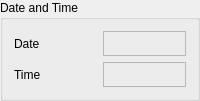
            <widget class="QGroupBox" name="groupBox_8">
             <property name="title">
              <string>Date and Time</string>
             </property>
             <layout class="QGridLayout" name="gridLayout_11">
              <item row="0" column="0">
               <widget class="QLabel" name="label_97">
                <property name="text">
                 <string>Date</string>
                </property>
               </widget>
              </item>
              <item row="0" column="1">
               <widget class="QLabel" name="label_date">
                <property name="sizePolicy">
                 <sizepolicy hsizetype="Preferred" vsizetype="Fixed">
                  <horstretch>0</horstretch>
                  <verstretch>0</verstretch>
                 </sizepolicy>
                </property>
                <property name="minimumSize">
                 <size>
                  <width>0</width>
                  <height>25</height>
                 </size>
                </property>
                <property name="maximumSize">
                 <size>
                  <width>16777215</width>
                  <height>25</height>
                 </size>
                </property>
                <property name="frameShape">
                 <enum>QFrame::StyledPanel</enum>
                </property>
                <property name="text">
                 <string/>
                </property>
               </widget>
              </item>
              <item row="1" column="1">
               <widget class="QLabel" name="label_time">
                <property name="sizePolicy">
                 <sizepolicy hsizetype="Preferred" vsizetype="Fixed">
                  <horstretch>0</horstretch>
                  <verstretch>0</verstretch>
                 </sizepolicy>
                </property>
                <property name="minimumSize">
                 <size>
                  <width>0</width>
                  <height>25</height>
                 </size>
                </property>
                <property name="maximumSize">
                 <size>
                  <width>16777215</width>
                  <height>25</height>
                 </size>
                </property>
                <property name="frameShape">
                 <enum>QFrame::StyledPanel</enum>
                </property>
                <property name="text">
                 <string/>
                </property>
               </widget>
              </item>
              <item row="1" column="0">
               <widget class="QLabel" name="label_96">
                <property name="text">
                 <string>Time</string>
                </property>
               </widget>
              </item>
             </layout>
            </widget>
